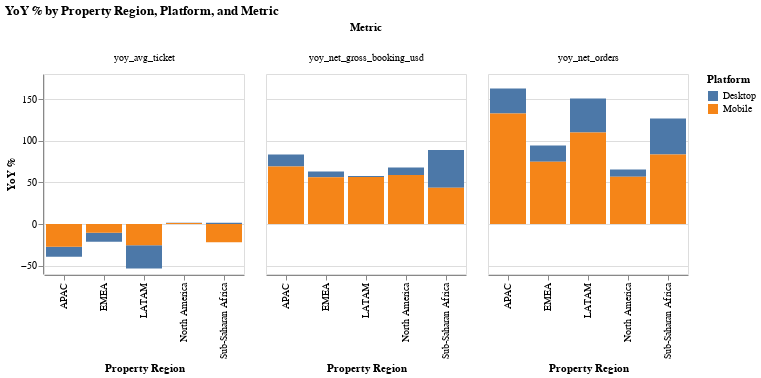

Source (notebook cell):
### Code cell
alt.Chart(df_yoy).mark_bar().encode(
    x=alt.X("property_region:N", title="Property Region"),
    y=alt.Y("yoy:Q", title="YoY %"),
    color=alt.Color("mobile:N", title="Platform"),
    column=alt.Column("metric:N", title="Metric"),
    tooltip=[
        alt.Tooltip("property_region:N", title="Property Region"),
        alt.Tooltip("mobile:N", title="Platform"),
        alt.Tooltip("metric:N", title="Metric"),
        alt.Tooltip("yoy:Q", title="YoY %").format(",.2f")
    ]
).properties(
    title="YoY % by Property Region, Platform, and Metric",
    width=200,
    height=200
).interactive()

### Figure 1 — Vega-Lite specification as saved in the notebook (floating-point values rounded to 4 significant figures)
{"config": {"view": {"continuousWidth": 300, "continuousHeight": 300}}, "data": {"name": "data-4dd6894d8aaced429b15060f3a5f083f"}, "mark": {"type": "bar"}, "encoding": {"color": {"field": "mobile", "title": "Platform", "type": "nominal"}, "column": {"field": "metric", "title": "Metric", "type": "nominal"}, "tooltip": [{"field": "property_region", "title": "Property Region", "type": "nominal"}, {"field": "mobile", "title": "Platform", "type": "nominal"}, {"field": "metric", "title": "Metric", "type": "nominal"}, {"field": "yoy", "format": ",.2f", "title": "YoY %", "type": "quantitative"}], "x": {"field": "property_region", "title": "Property Region", "type": "nominal"}, "y": {"field": "yoy", "title": "YoY %", "type": "quantitative"}}, "height": 200, "params": [{"name": "param_4", "select": {"type": "interval", "encodings": ["x", "y"]}, "bind": "scales"}], "title": "YoY % by Property Region, Platform, and Metric", "width": 200, "$schema": "https://vega.github.io/schema/vega-lite/v5.16.3.json", "datasets": {"data-4dd6894d8aaced429b15060f3a5f083f": [{"property_region": "APAC", "mobile": "Desktop", "metric": "yoy_avg_ticket", "yoy": -11.88}, {"property_region": "APAC", "mobile": "Desktop", "metric": "yoy_net_gross_booking_usd", "yoy": 14.39}, {"property_region": "APAC", "mobile": "Desktop", "metric": "yoy_net_orders", "yoy": 29.82}, {"property_region": "APAC", "mobile": "Mobile", "metric": "yoy_avg_ticket", "yoy": -27.35}, {"property_region": "APAC", "mobile": "Mobile", "metric": "yoy_net_gross_booking_usd", "yoy": 69.06}, {"property_region": "APAC", "mobile": "Mobile", "metric": "yoy_net_orders", "yoy": 132.7}, {"property_region": "EMEA", "mobile": "Desktop", "metric": "yoy_avg_ticket", "yoy": -10.55}, {"property_region": "EMEA", "mobile": "Desktop", "metric": "yoy_net_gross_booking_usd", "yoy": 6.783}, {"property_region": "EMEA", "mobile": "Desktop", "metric": "yoy_net_orders", "yoy": 19.38}, {"property_region": "EMEA", "mobile": "Mobile", "metric": "yoy_avg_ticket", "yoy": -10.61}, {"property_region": "EMEA", "mobile": "Mobile", "metric": "yoy_net_gross_booking_usd", "yoy": 56.22}, {"property_region": "EMEA", "mobile": "Mobile", "metric": "yoy_net_orders", "yoy": 74.76}, {"property_region": "LATAM", "mobile": "Desktop", "metric": "yoy_avg_ticket", "yoy": -28.01}, {"property_region": "LATAM", "mobile": "Desktop", "metric": "yoy_net_gross_booking_usd", "yoy": 1.368}, {"property_region": "LATAM", "mobile": "Desktop", "metric": "yoy_net_orders", "yoy": 40.81}, {"property_region": "LATAM", "mobile": "Mobile", "metric": "yoy_avg_ticket", "yoy": -25.51}, {"property_region": "LATAM", "mobile": "Mobile", "metric": "yoy_net_gross_booking_usd", "yoy": 56.28}, {"property_region": "LATAM", "mobile": "Mobile", "metric": "yoy_net_orders", "yoy": 109.8}, {"property_region": "North America", "mobile": "Desktop", "metric": "yoy_avg_ticket", "yoy": 0.1739}, {"property_region": "North America", "mobile": "Desktop", "metric": "yoy_net_gross_booking_usd", "yoy": 8.902}, {"property_region": "North America", "mobile": "Desktop", "metric": "yoy_net_orders", "yoy": 8.713}, {"property_region": "North America", "mobile": "Mobile", "metric": "yoy_avg_ticket", "yoy": 1.269}, {"property_region": "North America", "mobile": "Mobile", "metric": "yoy_net_gross_booking_usd", "yoy": 58.83}, {"property_region": "North America", "mobile": "Mobile", "metric": "yoy_net_orders", "yoy": 56.84}, {"property_region": "Sub-Saharan Africa", "mobile": "Desktop", "metric": "yoy_avg_ticket", "yoy": 1.515}, {"property_region": "Sub-Saharan Africa", "mobile": "Desktop", "metric": "yoy_net_gross_booking_usd", "yoy": 45.39}, {"property_region": "Sub-Saharan Africa", "mobile": "Desktop", "metric": "yoy_net_orders", "yoy": 43.22}, {"property_region": "Sub-Saharan Africa", "mobile": "Mobile", "metric": "yoy_avg_ticket", "yoy": -21.84}, {"property_region": "Sub-Saharan Africa", "mobile": "Mobile", "metric": "yoy_net_gross_booking_usd", "yoy": 43.44}, {"property_region": "Sub-Saharan Africa", "mobile": "Mobile", "metric": "yoy_net_orders", "yoy": 83.53}]}}
